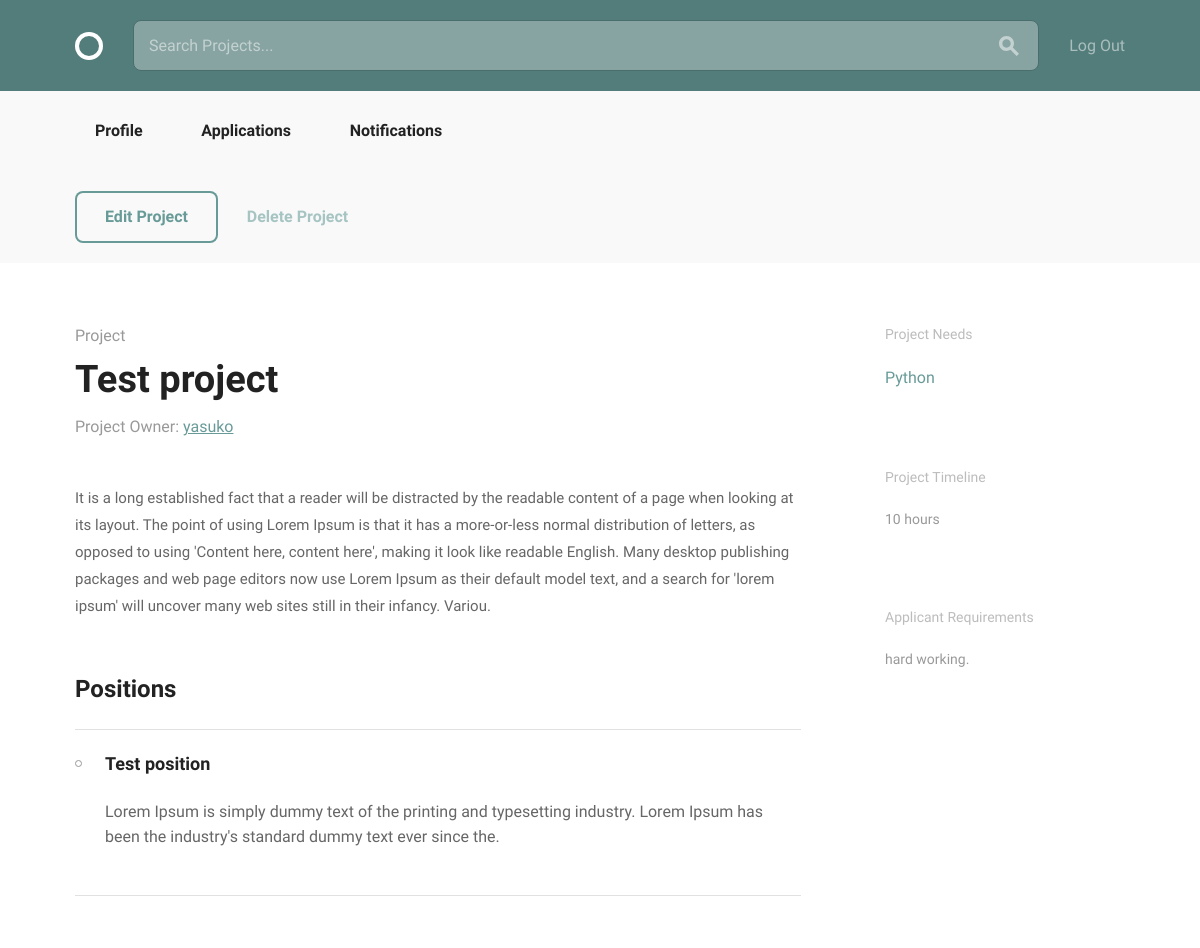
Page /projects/1/ (signed in) on the earlier database version.
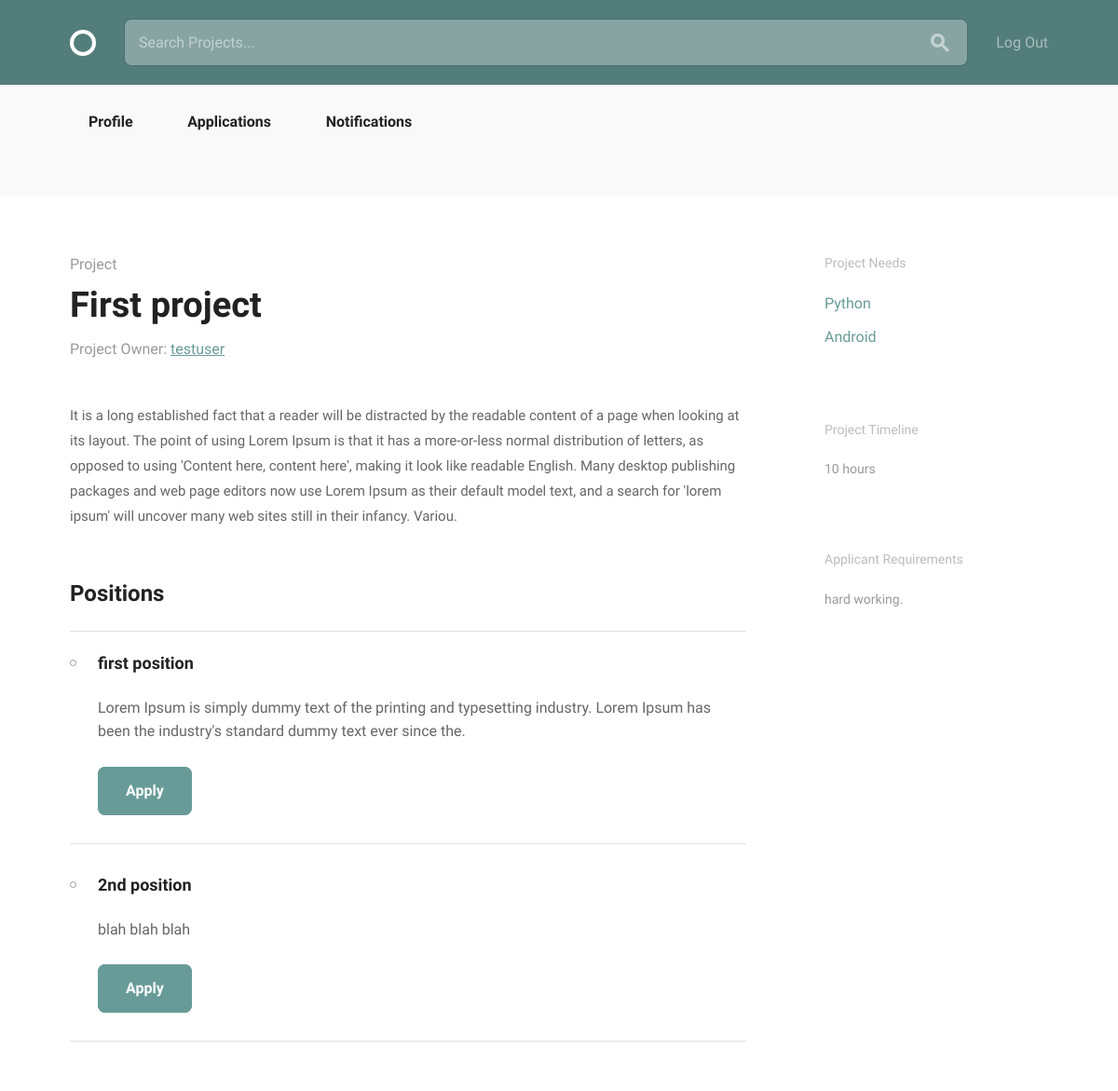
Same page on the later database version.
### projects/models.py (models this page shows, shortened)
class Project(models.Model):
    user = models.ForeignKey(settings.AUTH_USER_MODEL, null=True)
    title = models.CharField(max_length=100)
    description = models.TextField(max_length=500)
    estimated_time = models.IntegerField()
    requirements = models.CharField(max_length=100)

class Position(models.Model):
    ANDROID = "Android"
    DESIGN = "Design"
    JAVA = "Java"
    PHP = "PHP"
    PYTHON = "Python"
    RAILS = "Rails"
    WORDPRESS = "Wordpress"
    iOS = "iOS"
    SKILLES_CHOICES = (
        (ANDROID, "Android Developer"),
        (DESIGN, "Designer"),
        (JAVA, "Java Developer"),
        (PHP, "PHP Developer"),
        (PYTHON, "Python Developer"),
        (RAILS, "Rails Developer"),
        (WORDPRESS, "Wordpress Developer"),
        (iOS, "iOS Developer")
    )
    project = models.ForeignKey(
        Project,
        null=True,
        related_name="positions",
        on_delete=models.CASCADE)
    title = models.CharField(max_length=100)
    description = models.CharField(max_length=500)
    skill = models.CharField(max_length=20, choices=SKILLES_CHOICES, default="")
    position_filled = models.BooleanField(default=False)

### accounts/models.py (models this page shows, shortened)
class User(AbstractBaseUser, PermissionsMixin):
    email = models.EmailField(unique=True)
    username = models.CharField(max_length=40, unique=True)
    bio = models.TextField(max_length=500, blank=True, default="")
    image = models.ImageField(upload_to="profile_image/", blank=True)
    date_joined = models.DateTimeField(default=timezone.now)
    is_active = models.BooleanField(default=True)
    is_staff = models.BooleanField(default=False)
    objects = UserManager()
    USERNAME_FIELD = "email"
    REQUIRED_FIELDS = ["username"]
    def __str__(self):
        return self.username

### projects/views.py (the view)
# urls.py: url(r"^(?P<pk>\d+)/$", views.project_detail, name="project_detail"),
@login_required
def project_detail(request, pk):
    project = get_object_or_404(models.Project, pk=pk)
    positions = models.Position.objects.filter(project__id=pk)
    application = models.Application.objects.filter(applicant_id=request.user.id)
    return render(
        request,
        'projects/project_detail.html',
        {'project': project, 'positions': positions, 'application': application})

### projects/templates/projects/project_detail.html (shortened to what this page needs)
{% extends "layout.html" %}
{% load static from staticfiles %}
{% block body_content %}
<div class="circle--actions--bar">
    <div class="bounds">
        {% if project.user == request.user %}
            <div class="grid-100">
                <a class="button" href="{% url "projects:project_edit" pk=project.pk %}">Edit Project</a>
                <a class="button button-text" href="index.html">Delete Project</a>
            </div>
        {% endif %}
    </div>
</div>
<div class="bounds circle--page circle--article">
    <div class="grid-70">
        <div class="circle--article--header">
            <h4 class="circle--article--section">Project</h4>
            <h1 class="circle--article--title">{{ project.title }}</h1>
            <p class="circle--article--byline">Project Owner: <a href="{% url 'accounts:profile_detail' pk=project.user.id %}">{{ project.user }}</a></p>
        </div>
        <div class="circle--article--body">
            {{ project.description }}
        </div>
        <div class="circle--project--positions">
            <h2>Positions</h2>
            <ul class="circle--group--list">
              {% for position in positions %}
                  <li>
                      <h3>{{ position.title }}</h3>
                      <p>{{ position.description }}</p>
                      {% if project.user != request.user %}
                          {% if position.position_filled == True %}
                              <a class="button button-primary button-inactive">Position Filled</a>
                          {% else %}
                              <a class="button button-primary" href="{% url "projects:apply" pk=project.pk %}">Apply</a>
                          {% endif %}
                      {% endif %}
                  </li>
              {% endfor %}
            </ul>
        </div>
    </div>
    <div class="grid-25 grid-push-5">
        <div class="circle--secondary--module">
            <h3>Project Needs</h3>
            <ul class="circle--link--list">
                {% for position in positions %}
                    <li><a>{{ position.skill }}</a></li>
                {% endfor %}
            </ul>
        </div>
        <div class="circle--secondary--module">
            <h3>Project Timeline</h3>
            <p>{{ project.estimated_time }} hours</p>
        </div>
        <div class="circle--secondary--module">
            <h3>Applicant Requirements</h3>
            <p>{{ project.requirements }}.</p>
        </div>
    </div>
</div>
{% endblock %}

Differences in the rows shown:
changed Project "hard working": title "Test project" → "First project"; user "yasuko" → "testuser"; user_id 3 → 4 (drawn)
changed Position "Python": title "Test position" → "first position"; now shows "Apply"
added Position: title "2nd position", description "blah blah blah", position_filled "Apply", skill "Android"
Other differences:
text no longer shown: "Edit Project Delete Project"
